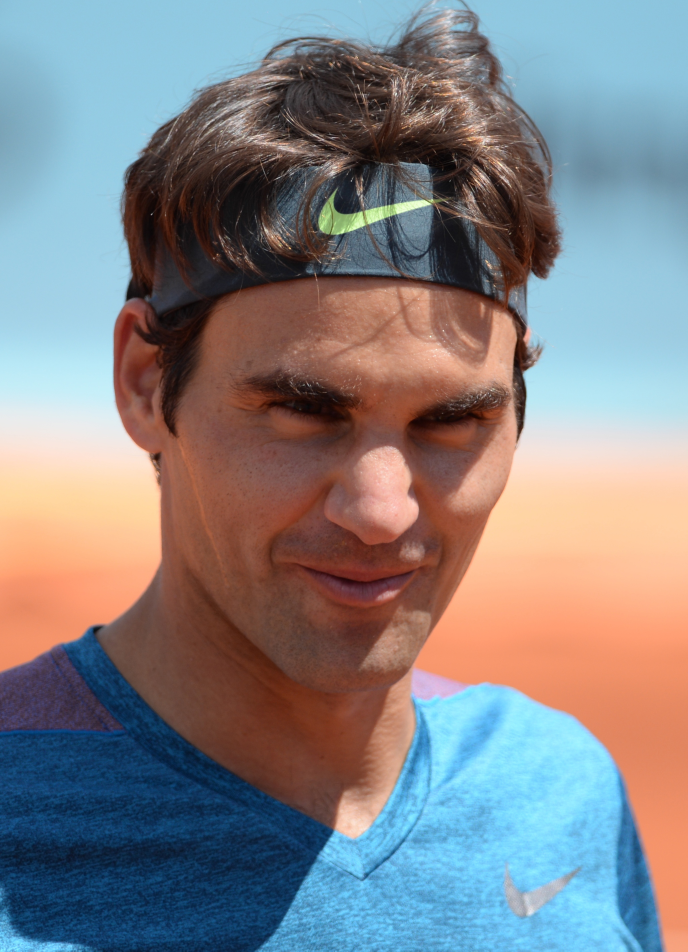
#> input picture CV/Week 3/roger.jpg, 2062 x 2854 px (shown at 1/3 size)
$ python q1_histogram_equalisation.py
#> lines starting #> are read from the running program, lines starting #| are printed output that depends on the picture
"""
Q1. Write a program to read an image and perform histogram equalization.

https://docs.opencv.org/4.x/d5/daf/tutorial_py_histogram_equalization.html
https://en.wikipedia.org/wiki/Histogram_equalization

Adaptive HE
Histogram Matching
Smoothing/ Sharpening/ median/ max/ min
Gaussian blur
"""
import cv2 as cv
import matplotlib.pyplot as plt

image = cv.imread('roger.jpg', 0)
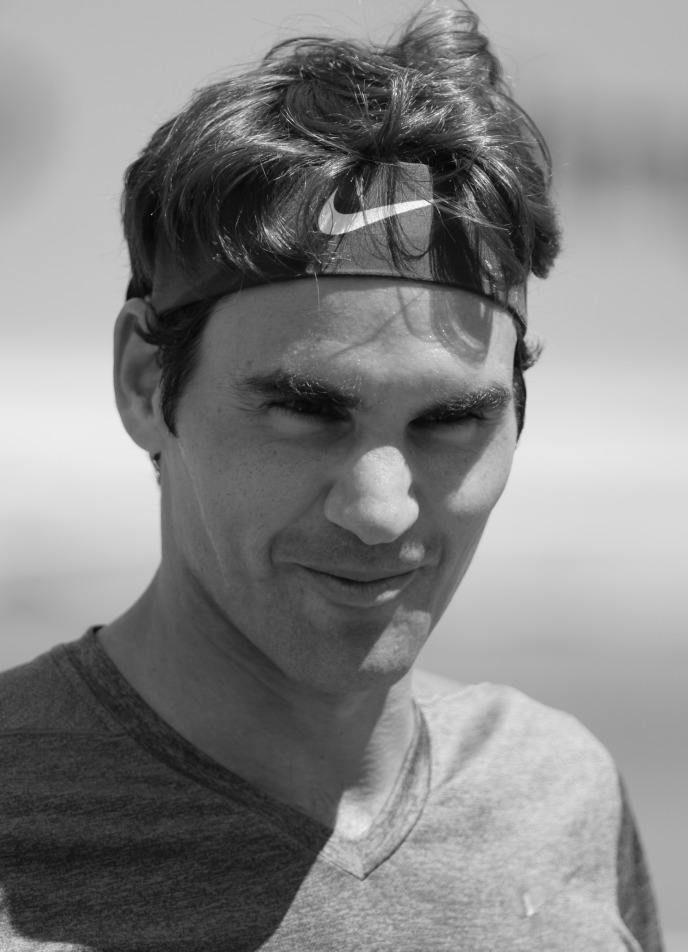
#> image: shape (2854, 2062) (shown at 1/3 size); min 4, max 253, mean 131.7
image = cv.resize(image, (600, 800))
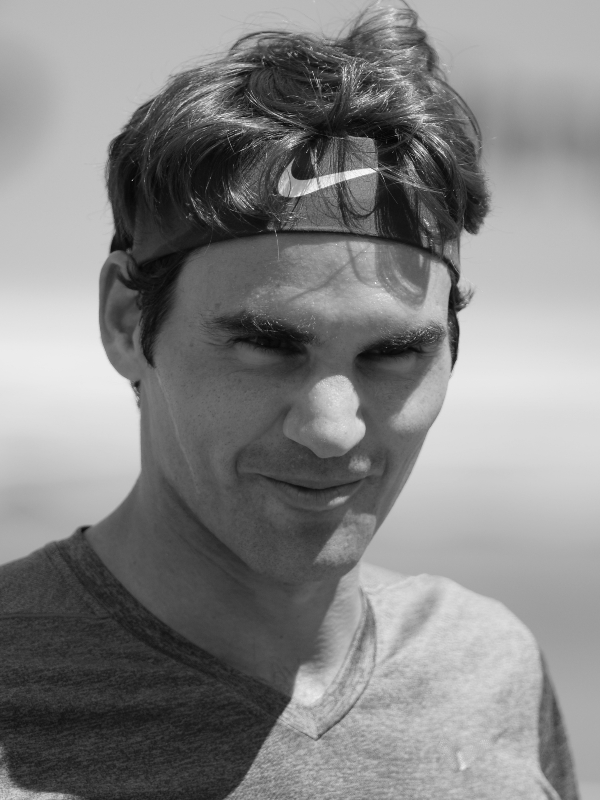
#> image: shape (800, 600); min 5, max 249, mean 131.6

eq = cv.equalizeHist(image)
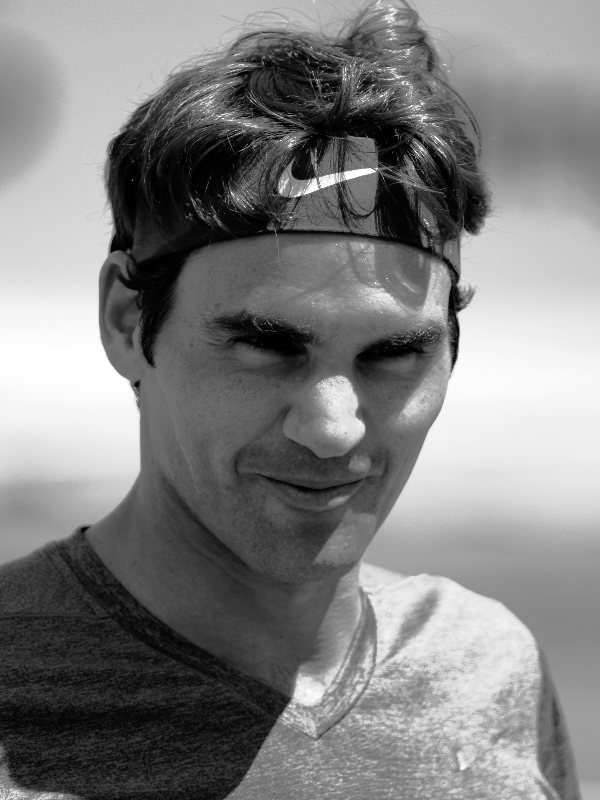
#> eq: shape (800, 600); min 0, max 255, mean 128.2

hist1 = cv.calcHist([image], [0], None, [256], [0, 256])
#> hist1 = 256 values, max 7371 at index 186, min 0 at index 0, mean 1875
hist2 = cv.calcHist([eq], [0], None, [256], [0, 256])
#> hist2 = 256 values, max 7371 at index 188, min 0 at index 18, mean 1875

plt.figure(figsize=(12, 8))

plt.subplot(2, 2, 1)
plt.title("Original Image")
plt.axis("off")
plt.imshow(cv.cvtColor(image, cv.COLOR_GRAY2RGB))

plt.subplot(2, 2, 2)
plt.title("Original Histogram")
plt.xlabel("Bins")
plt.ylabel("# of Pixels")
plt.plot(hist1, label='Original Image', color='blue')
plt.legend(loc='upper left')
plt.xlim([0, 256])

plt.subplot(2, 2, 3)
plt.title("Equalized Image")
plt.axis("off")
plt.imshow(cv.cvtColor(eq, cv.COLOR_GRAY2RGB))

plt.subplot(2, 2, 4)
plt.title("Equalized Histogram")
plt.xlabel("Bins")
plt.ylabel("# of Pixels")
plt.plot(hist2, label='Equalized Image', color='red')
plt.legend()
plt.xlim([0, 256])

# Show the plot
plt.tight_layout()
plt.show()
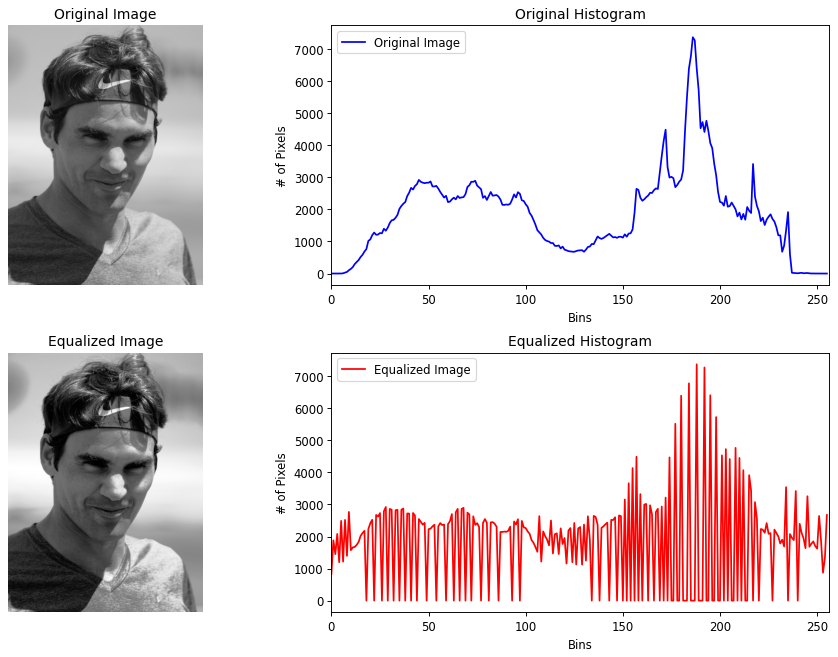
#> figure drawn by matplotlib, 4 panels; panel 2: curve peaks at x = 186, y = 7371; panel 4: curve peaks at x = 188, y = 7371
